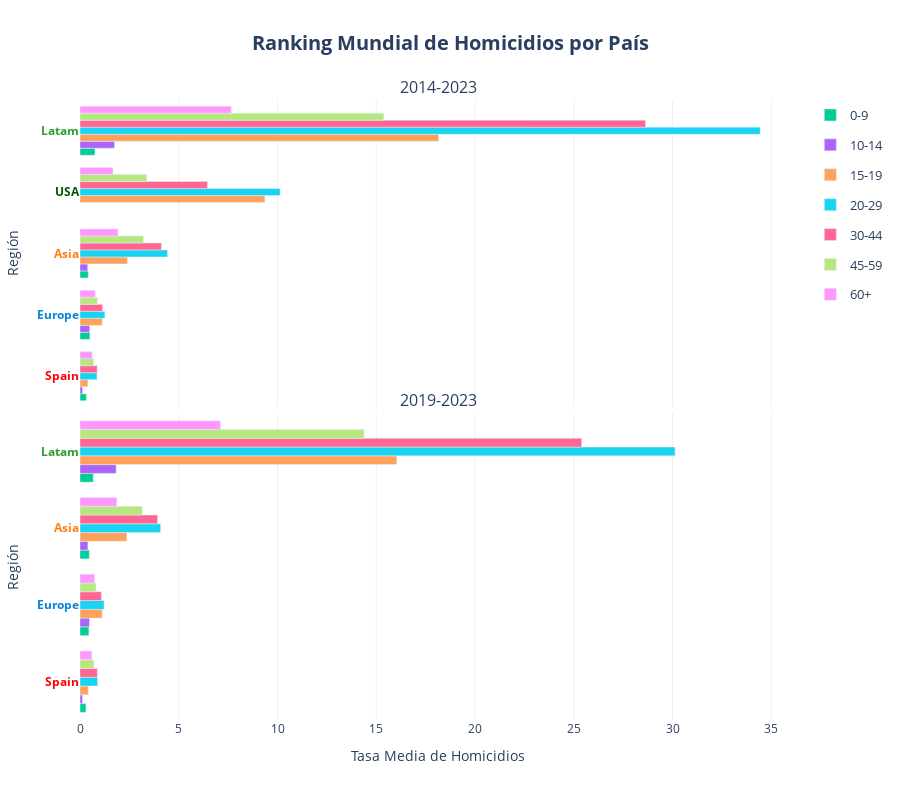

The code cell stored with this chart in its notebook:
### Code cell
# TODO: personalizar hover para que salga la categoría de Age en las etiquetas

barplot(
    df = df_ranking_combined['region'], 
    x='mean_homicides_rate', 
    y='Region_2', 
    height=800,
    reverse_y_order=False,
    orientation='h', 
    color='Age', 
    facet_col='Periodo',
    cols_wrap=1, 
    vertical_spacing = 0.01,
    barmode='group',
    yticks_color_column='Region_2',
    yticks_color_map=COLOR_MAP['Region_2'],
    color_discrete_map=COLOR_MAP['Sex'], 
    #category_orders=CATEGORY_ORDERS,
    hover_data=HOVER_DATA['ranking_region'], 
    labels=LABELS['ranking'],
    hovertemplate=HOVER_TEMPLATES['ranking_region'],
    title=f"Ranking Mundial de Homicidios por País",
    plot_save_path=os.path.join(PROJECT_PATH, 'plots', PLOT_FILENAME['ranking_region']), 
    show=True
    )

### Figure 1 — Plotly figure (JSON) as saved in the notebook; plotly's stock layout.template omitted (floating-point values rounded to 4 significant figures)
{"data": [{"alignmentgroup": "True", "cliponaxis": false, "hovertemplate": "<b style='font-size: 14px'>%{y}</b><br><br><b>Tasa Media de Homicidios:</b> %{x:.2f}<br><extra></extra>", "legendgroup": "0-9", "marker": {"color": "#00cc96", "pattern": {"shape": ""}}, "name": "0-9", "offsetgroup": "0-9", "orientation": "h", "showlegend": true, "textangle": 0, "textfont": {"size": 12}, "textposition": "outside", "type": "bar", "x": [0.42, 0.5, 0.76, 0.32], "xaxis": "x", "y": ["Asia", "Europe", "Latam", "Spain"], "yaxis": "y"}, {"alignmentgroup": "True", "cliponaxis": false, "hovertemplate": "<b style='font-size: 14px'>%{y}</b><br><br><b>Tasa Media de Homicidios:</b> %{x:.2f}<br><extra></extra>", "legendgroup": "10-14", "marker": {"color": "#ab63fa", "pattern": {"shape": ""}}, "name": "10-14", "offsetgroup": "10-14", "orientation": "h", "showlegend": true, "textangle": 0, "textfont": {"size": 12}, "textposition": "outside", "type": "bar", "x": [0.39, 0.49, 1.75, 0.13], "xaxis": "x", "y": ["Asia", "Europe", "Latam", "Spain"], "yaxis": "y"}, {"alignmentgroup": "True", "cliponaxis": false, "hovertemplate": "<b style='font-size: 14px'>%{y}</b><br><br><b>Tasa Media de Homicidios:</b> %{x:.2f}<br><extra></extra>", "legendgroup": "15-19", "marker": {"color": "#FFA15A", "pattern": {"shape": ""}}, "name": "15-19", "offsetgroup": "15-19", "orientation": "h", "showlegend": true, "textangle": 0, "textfont": {"size": 12}, "textposition": "outside", "type": "bar", "x": [2.4, 1.13, 18.16, 0.4, 9.36], "xaxis": "x", "y": ["Asia", "Europe", "Latam", "Spain", "USA"], "yaxis": "y"}, {"alignmentgroup": "True", "cliponaxis": false, "hovertemplate": "<b style='font-size: 14px'>%{y}</b><br><br><b>Tasa Media de Homicidios:</b> %{x:.2f}<br><extra></extra>", "legendgroup": "20-29", "marker": {"color": "#19d3f3", "pattern": {"shape": ""}}, "name": "20-29", "offsetgroup": "20-29", "orientation": "h", "showlegend": true, "textangle": 0, "textfont": {"size": 12}, "textposition": "outside", "type": "bar", "x": [4.43, 1.26, 34.44, 0.86, 10.13], "xaxis": "x", "y": ["Asia", "Europe", "Latam", "Spain", "USA"], "yaxis": "y"}, {"alignmentgroup": "True", "cliponaxis": false, "hovertemplate": "<b style='font-size: 14px'>%{y}</b><br><br><b>Tasa Media de Homicidios:</b> %{x:.2f}<br><extra></extra>", "legendgroup": "30-44", "marker": {"color": "#FF6692", "pattern": {"shape": ""}}, "name": "30-44", "offsetgroup": "30-44", "orientation": "h", "showlegend": true, "textangle": 0, "textfont": {"size": 12}, "textposition": "outside", "type": "bar", "x": [4.12, 1.14, 28.63, 0.87, 6.45], "xaxis": "x", "y": ["Asia", "Europe", "Latam", "Spain", "USA"], "yaxis": "y"}, {"alignmentgroup": "True", "cliponaxis": false, "hovertemplate": "<b style='font-size: 14px'>%{y}</b><br><br><b>Tasa Media de Homicidios:</b> %{x:.2f}<br><extra></extra>", "legendgroup": "45-59", "marker": {"color": "#B6E880", "pattern": {"shape": ""}}, "name": "45-59", "offsetgroup": "45-59", "orientation": "h", "showlegend": true, "textangle": 0, "textfont": {"size": 12}, "textposition": "outside", "type": "bar", "x": [3.21, 0.88, 15.38, 0.69, 3.37], "xaxis": "x", "y": ["Asia", "Europe", "Latam", "Spain", "USA"], "yaxis": "y"}, {"alignmentgroup": "True", "cliponaxis": false, "hovertemplate": "<b style='font-size: 14px'>%{y}</b><br><br><b>Tasa Media de Homicidios:</b> %{x:.2f}<br><extra></extra>", "legendgroup": "60+", "marker": {"color": "#FF97FF", "pattern": {"shape": ""}}, "name": "60+", "offsetgroup": "60+", "orientation": "h", "showlegend": true, "textangle": 0, "textfont": {"size": 12}, "textposition": "outside", "type": "bar", "x": [1.92, 0.77, 7.66, 0.61, 1.67], "xaxis": "x", "y": ["Asia", "Europe", "Latam", "Spain", "USA"], "yaxis": "y"}, {"alignmentgroup": "True", "cliponaxis": false, "hovertemplate": "<b style='font-size: 14px'>%{y}</b><br><br><b>Tasa Media de Homicidios:</b> %{x:.2f}<br><extra></extra>", "legendgroup": "0-9", "marker": {"color": "#00cc96", "pattern": {"shape": ""}}, "name": "0-9", "offsetgroup": "0-9", "orientation": "h", "showlegend": false, "textangle": 0, "textfont": {"size": 12}, "textposition": "outside", "type": "bar", "x": [0.47, 0.45, 0.67, 0.3], "xaxis": "x2", "y": ["Asia", "Europe", "Latam", "Spain"], "yaxis": "y2"}, {"alignmentgroup": "True", "cliponaxis": false, "hovertemplate": "<b style='font-size: 14px'>%{y}</b><br><br><b>Tasa Media de Homicidios:</b> %{x:.2f}<br><extra></extra>", "legendgroup": "10-14", "marker": {"color": "#ab63fa", "pattern": {"shape": ""}}, "name": "10-14", "offsetgroup": "10-14", "orientation": "h", "showlegend": false, "textangle": 0, "textfont": {"size": 12}, "textposition": "outside", "type": "bar", "x": [0.4, 0.48, 1.83, 0.13], "xaxis": "x2", "y": ["Asia", "Europe", "Latam", "Spain"], "yaxis": "y2"}, {"alignmentgroup": "True", "cliponaxis": false, "hovertemplate": "<b style='font-size: 14px'>%{y}</b><br><br><b>Tasa Media de Homicidios:</b> %{x:.2f}<br><extra></extra>", "legendgroup": "15-19", "marker": {"color": "#FFA15A", "pattern": {"shape": ""}}, "name": "15-19", "offsetgroup": "15-19", "orientation": "h", "showlegend": false, "textangle": 0, "textfont": {"size": 12}, "textposition": "outside", "type": "bar", "x": [2.37, 1.12, 16.04, 0.42], "xaxis": "x2", "y": ["Asia", "Europe", "Latam", "Spain"], "yaxis": "y2"}, {"alignmentgroup": "True", "cliponaxis": false, "hovertemplate": "<b style='font-size: 14px'>%{y}</b><br><br><b>Tasa Media de Homicidios:</b> %{x:.2f}<br><extra></extra>", "legendgroup": "20-29", "marker": {"color": "#19d3f3", "pattern": {"shape": ""}}, "name": "20-29", "offsetgroup": "20-29", "orientation": "h", "showlegend": false, "textangle": 0, "textfont": {"size": 12}, "textposition": "outside", "type": "bar", "x": [4.08, 1.22, 30.13, 0.89], "xaxis": "x2", "y": ["Asia", "Europe", "Latam", "Spain"], "yaxis": "y2"}, {"alignmentgroup": "True", "cliponaxis": false, "hovertemplate": "<b style='font-size: 14px'>%{y}</b><br><br><b>Tasa Media de Homicidios:</b> %{x:.2f}<br><extra></extra>", "legendgroup": "30-44", "marker": {"color": "#FF6692", "pattern": {"shape": ""}}, "name": "30-44", "offsetgroup": "30-44", "orientation": "h", "showlegend": false, "textangle": 0, "textfont": {"size": 12}, "textposition": "outside", "type": "bar", "x": [3.93, 1.08, 25.4, 0.88], "xaxis": "x2", "y": ["Asia", "Europe", "Latam", "Spain"], "yaxis": "y2"}, {"alignmentgroup": "True", "cliponaxis": false, "hovertemplate": "<b style='font-size: 14px'>%{y}</b><br><br><b>Tasa Media de Homicidios:</b> %{x:.2f}<br><extra></extra>", "legendgroup": "45-59", "marker": {"color": "#B6E880", "pattern": {"shape": ""}}, "name": "45-59", "offsetgroup": "45-59", "orientation": "h", "showlegend": false, "textangle": 0, "textfont": {"size": 12}, "textposition": "outside", "type": "bar", "x": [3.15, 0.81, 14.38, 0.7], "xaxis": "x2", "y": ["Asia", "Europe", "Latam", "Spain"], "yaxis": "y2"}, {"alignmentgroup": "True", "cliponaxis": false, "hovertemplate": "<b style='font-size: 14px'>%{y}</b><br><br><b>Tasa Media de Homicidios:</b> %{x:.2f}<br><extra></extra>", "legendgroup": "60+", "marker": {"color": "#FF97FF", "pattern": {"shape": ""}}, "name": "60+", "offsetgroup": "60+", "orientation": "h", "showlegend": false, "textangle": 0, "textfont": {"size": 12}, "textposition": "outside", "type": "bar", "x": [1.86, 0.74, 7.11, 0.6], "xaxis": "x2", "y": ["Asia", "Europe", "Latam", "Spain"], "yaxis": "y2"}], "layout": {"annotations": [{"font": {"size": 16}, "showarrow": false, "text": "2014-2023", "x": 0.5, "xanchor": "center", "xref": "paper", "y": 1, "yanchor": "bottom", "yref": "paper"}, {"font": {"size": 16}, "showarrow": false, "text": "2019-2023", "x": 0.5, "xanchor": "center", "xref": "paper", "y": 0.495, "yanchor": "bottom", "yref": "paper"}], "barmode": "group", "height": 800, "legend": {"font": {"size": 13}, "title": {"font": {"size": 15}}}, "plot_bgcolor": "white", "title": {"font": {"size": 20}, "text": "<b>Ranking Mundial de Homicidios por País</b>", "x": 0.5, "xanchor": "center"}, "xaxis": {"anchor": "y", "domain": [0, 1], "gridcolor": "#f0f0f0", "matches": "x2", "showgrid": true, "showticklabels": false, "tickfont": {"size": 12}, "title": {"font": {"size": 14}}}, "xaxis2": {"anchor": "y2", "domain": [0, 1], "gridcolor": "#f0f0f0", "showgrid": true, "tickfont": {"size": 12}, "title": {"font": {"size": 14}, "text": "Tasa Media de Homicidios"}}, "yaxis": {"anchor": "x", "automargin": true, "categoryarray": ["Spain", "Europe", "Asia", "USA", "Latam"], "categoryorder": "array", "domain": [0.505, 1], "showgrid": false, "tickfont": {"size": 12}, "tickmode": "array", "ticktext": ["<span style='color:#FF0000; font-weight:bold'>Spain</span>", "<span style='color:#0883db; font-weight:bold'>Europe</span>", "<span style='color:#ff7f0e; font-weight:bold'>Asia</span>", "<span style='color:#055509; font-weight:bold'>USA</span>", "<span style='color:#2ca02c; font-weight:bold'>Latam</span>"], "tickvals": ["Spain", "Europe", "Asia", "USA", "Latam"], "title": {"font": {"size": 14}, "text": "Región"}, "type": "category"}, "yaxis2": {"anchor": "x2", "automargin": true, "categoryarray": ["Spain", "Europe", "Asia", "Latam"], "categoryorder": "array", "domain": [0, 0.495], "showgrid": false, "tickfont": {"size": 12}, "tickmode": "array", "ticktext": ["<span style='color:#FF0000; font-weight:bold'>Spain</span>", "<span style='color:#0883db; font-weight:bold'>Europe</span>", "<span style='color:#ff7f0e; font-weight:bold'>Asia</span>", "<span style='color:#2ca02c; font-weight:bold'>Latam</span>"], "tickvals": ["Spain", "Europe", "Asia", "Latam"], "title": {"font": {"size": 14}, "text": "Región"}, "type": "category"}}}
